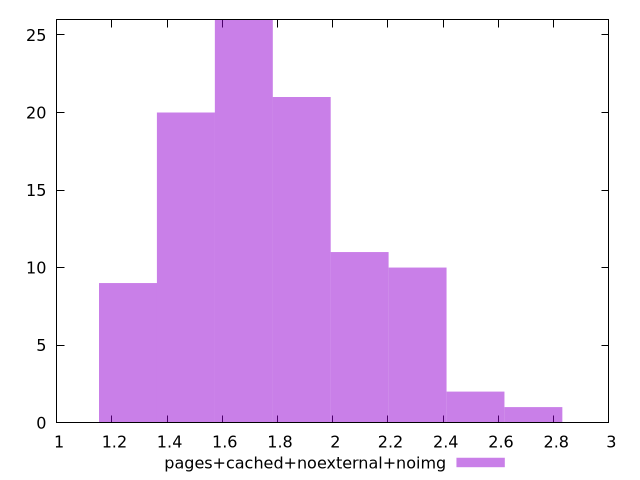

Source code (gnuplot):
$_pagesCachedNoexternalNoimg <<EOF
1.4681552675023815 20
1.8876282010744903 21
1.2584188007163268 9
2.097364667860545 11
2.5168376014326537 2
2.3071011346465995 10
1.6778917342884359 26
2.7265740682187083 1
EOF
set key outside below
set terminal pngcairo
set output "report_00005_2020-11-02T22-26-11.212Z/server-response-time/pages+cached+noexternal+noimg//raw_hist.png"
set yrange [0:26]
set boxwidth 0.20973646678605448
set style fill transparent solid 0.5 noborder
plot $_pagesCachedNoexternalNoimg title "pages+cached+noexternal+noimg" with boxes ,
